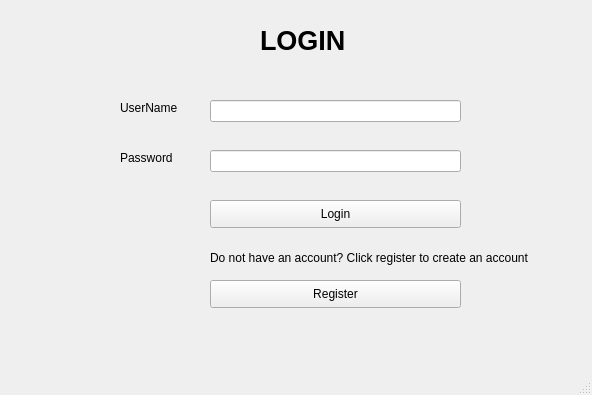
<?xml version="1.0" encoding="UTF-8"?>
<ui version="4.0">
 <class>MainWindow</class>
 <widget class="QMainWindow" name="MainWindow">
  <property name="geometry">
   <rect>
    <x>0</x>
    <y>0</y>
    <width>592</width>
    <height>395</height>
   </rect>
  </property>
  <property name="windowTitle">
   <string>MainWindow</string>
  </property>
  <widget class="QWidget" name="centralwidget">
   <widget class="QLabel" name="label">
    <property name="geometry">
     <rect>
      <x>120</x>
      <y>100</y>
      <width>71</width>
      <height>16</height>
     </rect>
    </property>
    <property name="text">
     <string>UserName</string>
    </property>
   </widget>
   <widget class="QLabel" name="label_2">
    <property name="geometry">
     <rect>
      <x>120</x>
      <y>150</y>
      <width>71</width>
      <height>16</height>
     </rect>
    </property>
    <property name="text">
     <string>Password</string>
    </property>
   </widget>
   <widget class="QLineEdit" name="txtUserName">
    <property name="geometry">
     <rect>
      <x>210</x>
      <y>100</y>
      <width>251</width>
      <height>22</height>
     </rect>
    </property>
   </widget>
   <widget class="QLineEdit" name="txtPassword">
    <property name="geometry">
     <rect>
      <x>210</x>
      <y>150</y>
      <width>251</width>
      <height>22</height>
     </rect>
    </property>
   </widget>
   <widget class="QPushButton" name="btnLogin">
    <property name="geometry">
     <rect>
      <x>210</x>
      <y>200</y>
      <width>251</width>
      <height>28</height>
     </rect>
    </property>
    <property name="text">
     <string>Login</string>
    </property>
   </widget>
   <widget class="QLabel" name="label_3">
    <property name="geometry">
     <rect>
      <x>260</x>
      <y>20</y>
      <width>141</width>
      <height>41</height>
     </rect>
    </property>
    <property name="font">
     <font>
      <pointsize>20</pointsize>
      <weight>75</weight>
      <bold>true</bold>
     </font>
    </property>
    <property name="text">
     <string>LOGIN</string>
    </property>
   </widget>
   <widget class="QLabel" name="label_4">
    <property name="geometry">
     <rect>
      <x>210</x>
      <y>250</y>
      <width>361</width>
      <height>16</height>
     </rect>
    </property>
    <property name="text">
     <string>Do not have an account? Click register to create an account</string>
    </property>
   </widget>
   <widget class="QPushButton" name="btnRegister">
    <property name="geometry">
     <rect>
      <x>210</x>
      <y>280</y>
      <width>251</width>
      <height>28</height>
     </rect>
    </property>
    <property name="text">
     <string>Register</string>
    </property>
   </widget>
  </widget>
  <widget class="QMenuBar" name="menubar">
   <property name="geometry">
    <rect>
     <x>0</x>
     <y>0</y>
     <width>592</width>
     <height>26</height>
    </rect>
   </property>
  </widget>
  <widget class="QStatusBar" name="statusbar"/>
 </widget>
 <resources/>
 <connections/>
</ui>
